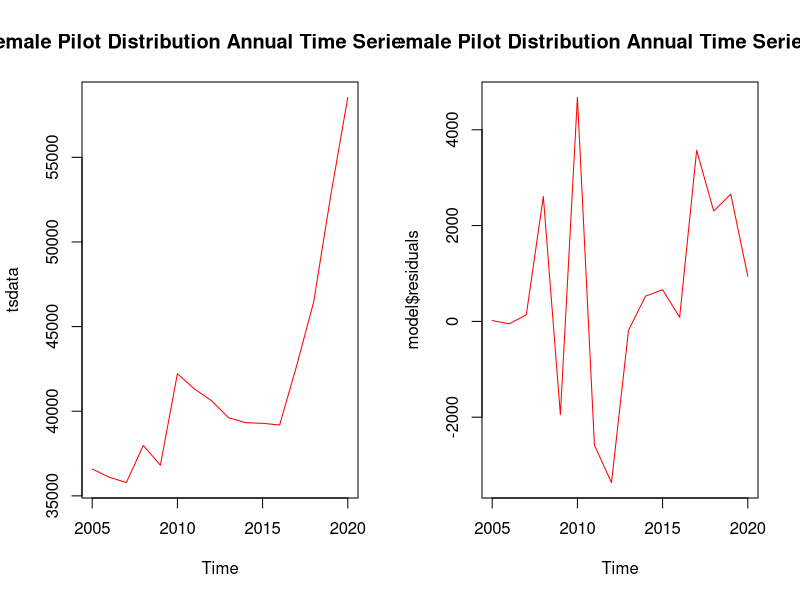
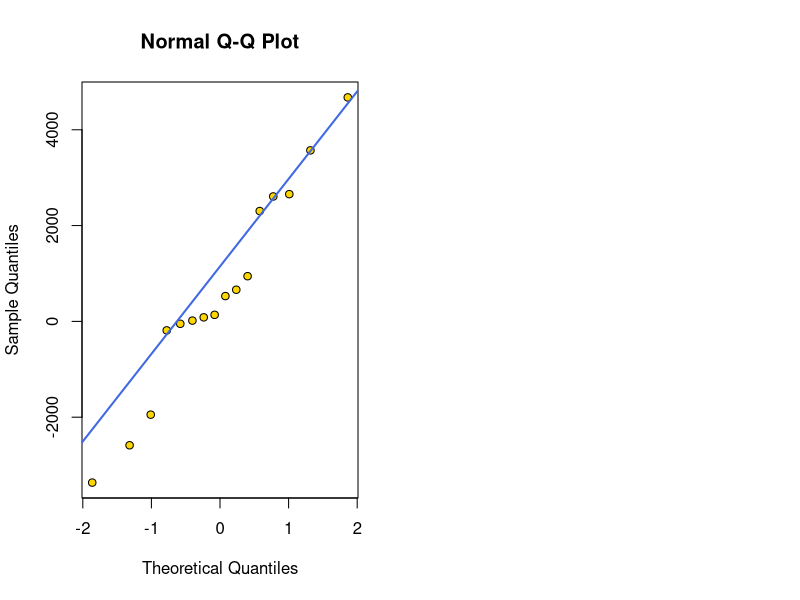
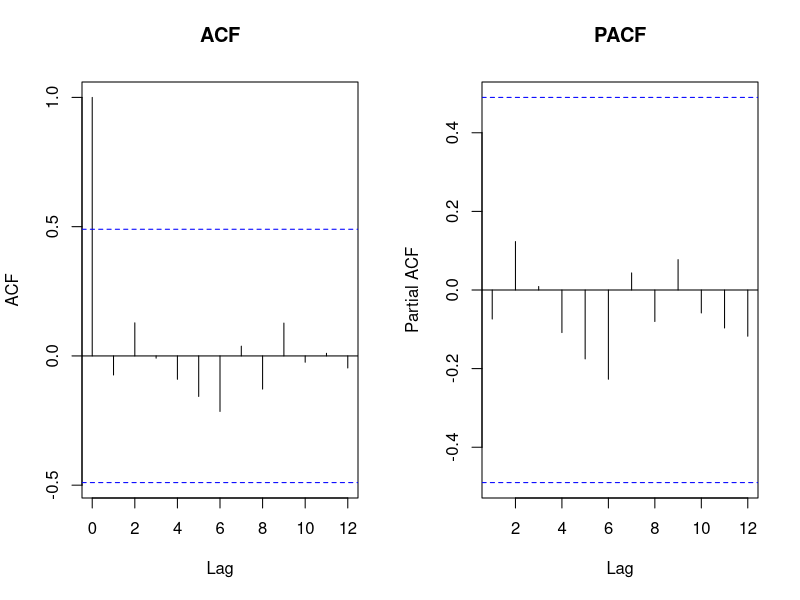
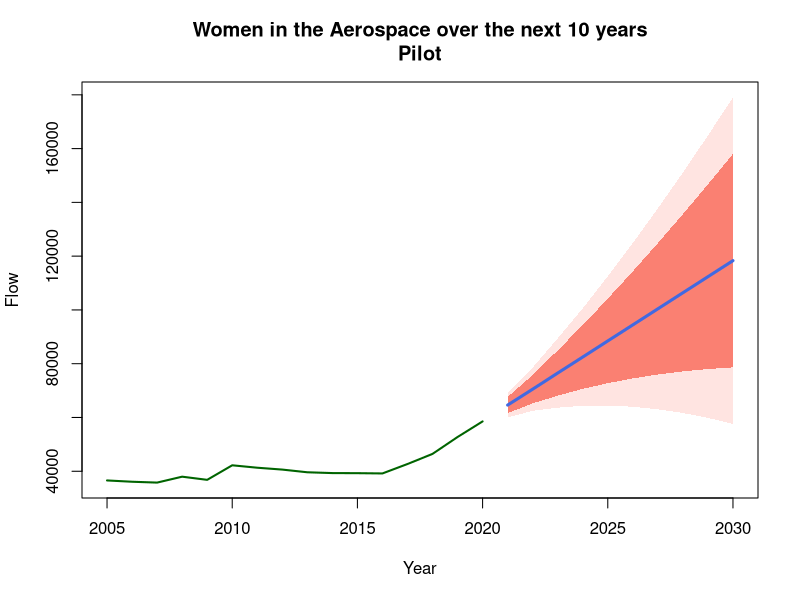

Here is the R script that generated these plots, in order:
library(tidyverse) # group_by and summarise
library(forecast) # arima

# load dataset
df <- read.csv("Data/CleanData/aviationYear_ARIMA.csv")

### Pilot
# filter the distribution of women by year
yr_gender <- df %>% 
  filter(Gender == 'Women')

# convert time series 
tsdata <- ts(yr_gender$Pilot, start = 2005, frequency=1)

# check best model
auto.arima(tsdata, trace=TRUE)
# set best model for predict
model <- arima(tsdata, order = c(1,2,0))
# Comparison before and after difference
par(mfrow = c(1,2))
plot(tsdata,
     main = "Female Pilot Distribution Annual Time Series Plot", col="red")
plot(model$residuals,
     main= "Female Pilot Distribution Annual Time Series Plot", col="red")

# Verify Normal Distribution
qqnorm(model$residuals, pch=21, col="black",
       bg="gold")
qqline(model$residuals, col="royalblue", lwd=2)

# check white noise
# acf and pacf
par(mfrow=c(1,2))
acf(model$residuals, main="ACF")
pacf(model$residuals, main="PACF")
# Ljung-Box text
Box.test(model$residuals, type="Ljung-Box")

# p-value is 0.7464, indicating that there is not enough evidence to reject the null hypothesis that there is no autocorrelation.
# this means that, the residuals have independence and are consistent with the white noise process.
# If the residuals of the time series model match the white noise process, 
# the model is said to be appropriately specified and is likely to make good predictions, so we use this model.*/

# forcasting
predict <- forecast(model, h=10) # 10 years

# save plot as jpeg
jpeg(file="Documentation/ARIMA/resultPilot.jpeg", width=600, height=600)
plot(predict, col="darkgreen", lwd=2,
     flty=1, flwd=3, fcol="royalblue", 
     shadecols=c("mistyrose", "salmon"),
     xlab="Year", ylab="Flow",
     main="Women in the Aerospace over the next 10 years\nPilot")
dev.off()

# show numeric values of predict
predict


